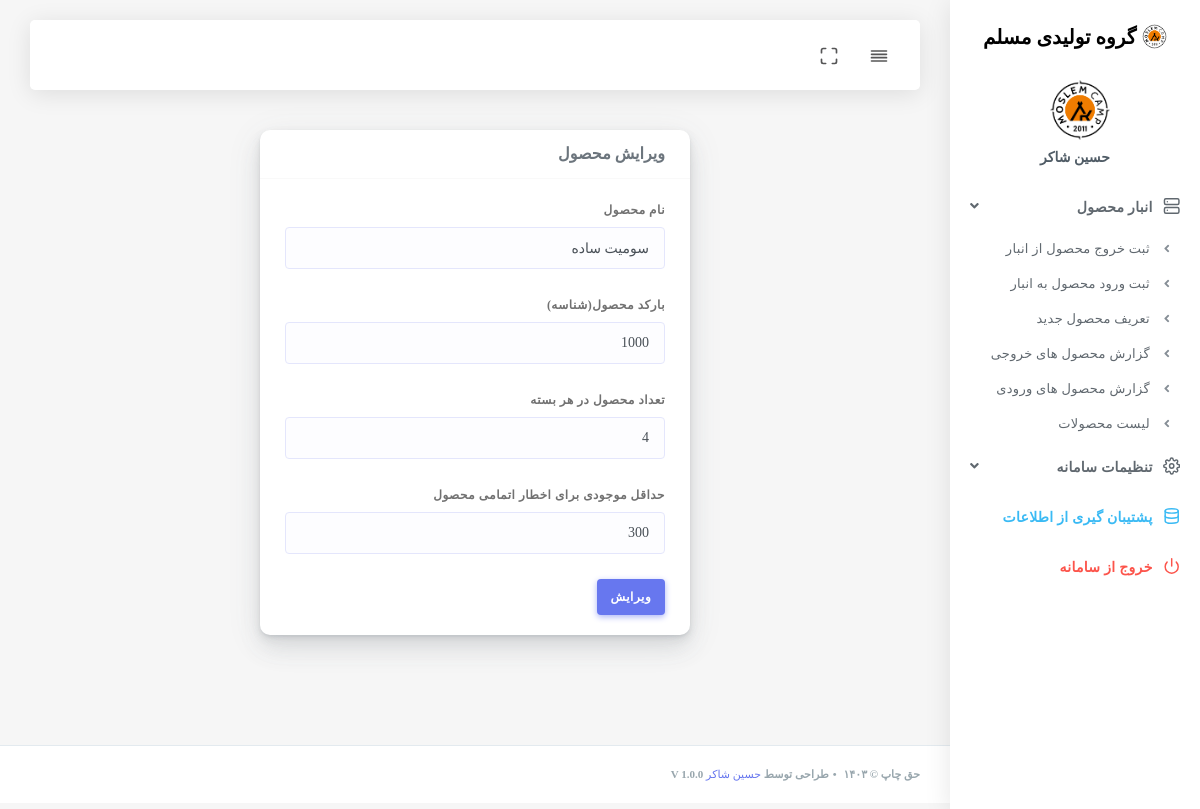
/inc/addons/products/edit-product.php?id=1 (signed in), run on the app's committed database.
### tables this page shows
CREATE TABLE `options` (
  `id` int(11) NOT NULL AUTO_INCREMENT,
  `sitename` text NOT NULL,
  `logo` text NOT NULL,
  PRIMARY KEY (`id`)
);

CREATE TABLE `products` (
  `id` int(11) NOT NULL AUTO_INCREMENT,
  `product_name` text NOT NULL,
  `productqr` int(11) NOT NULL,
  `minStock` int(11) NOT NULL,
  `stock` int(11) NOT NULL,
  `pack` int(11) NOT NULL,
  PRIMARY KEY (`id`)
);

### inc/functions.php (called while the page is built)
<?php
function getColumnValue($connection, $columnName,$tablename) {
    $sql = "SELECT $columnName FROM $tablename";
    $result = mysqli_query($connection, $sql);
    $row = mysqli_fetch_assoc($result);
    return $row[$columnName];
}

### inc/addons/products/edit-product.php (the view, shortened to what this page needs)
<?php
require_once '../../../header.php';
if (isset($_GET['id'])) {
    $product_id = $_GET['id'];
} else {
    header("Location: product_list.php");
    exit();
}
$select_query = "SELECT * FROM products WHERE id = ?";
$select_stmt = $connection->prepare($select_query);
$select_stmt->bind_param("i", $product_id);
$select_stmt->execute();
$result = $select_stmt->get_result();
if ($result->num_rows > 0) {
    $row = $result->fetch_assoc();
    $product_name = $row['product_name'];
    $productqr = $row['productqr'];
    $minStock = $row['minStock'];
    $pack = $row['pack'];
} else {
    header("Location: product_list.php");
    exit();
}
?>
<div class="main-content">
    <div class="row">
        <div class="col-12 col-md-3 col-lg-3"></div>
        <div class="col-12 col-md-6 col-lg-6">
            <form method="post">
                <div class="card">
                    <div class="card-header">
                        <h4>ویرایش محصول</h4>
                    </div>
                    <div class="card-body">
                        <div class="form-group">
                            <label>نام محصول</label>
                            <input type="text" class="form-control" name="product_name" value="<?php echo isset($product_name) ? $product_name : ''; ?>" required>
                        </div>
                        <div class="form-group">
                            <label>بارکد محصول(شناسه)</label>
                            <input type="number" class="form-control" name="productqr" value="<?php echo isset($productqr) ? $productqr : ''; ?>">
                        </div>
                        <div class="form-group">
                        <label>تعداد محصول در هر بسته</label>
                            <input type="number" class="form-control" name="pack" value="<?php echo isset($pack) ? $pack : ''; ?>">
                        </div>
                        <div class="form-group">
                            <label>حداقل موجودی برای اخطار اتمامی محصول</label>
                            <input type="number" class="form-control" name="minStock" value="<?php echo isset($minStock) ? $minStock : ''; ?>" required>
                        </div>
                        <button class="btn btn-primary" name="update">ویرایش</button>
                    </div>
                </div>
            </form>
        </div>
        <div class="col-12 col-md-3 col-lg-3"></div>
    </div>
</div>
<?php require_once '../../../footer.php'; ?>

### menu.php (shortened to what this page needs)
<div class="main-sidebar sidebar-style-2">
    <aside id="sidebar-wrapper">
        <div class="sidebar-brand">
            <a href="<?php echo $base_url; ?>/index.php"> <img alt="تصویر" src="<?php echo $base_url; ?>/assets/img/logo-m.png" class="header-logo"> <span class="logo-name">
                <?php
$columnName = "sitename";
$tablename="options";
$value = getColumnValue($connection, $columnName,$tablename);
echo "$value";
                ?>
            </span>
            </a>
        </div>
        <div class="sidebar-user">
            <div class="sidebar-user-picture">
                <img alt="تصویر" src="<?php echo $base_url; ?>/assets/img/logo-m.png">
            </div>
            <div class="sidebar-user-details">
                <div class="user-name"><?php echo $_SESSION["username"];?></div>
                    <?php
    $accessArray = explode(',', $_SESSION["access"]);
    ?>
            </div>
        </div>
        <ul class="sidebar-menu">
            <?php  if (in_array(6, $accessArray) || in_array(7, $accessArray) || in_array(8, $accessArray) || in_array(9, $accessArray) || in_array(10, $accessArray)) {?>
            <li class="dropdown ">
                <a href="#" class="nav-link has-dropdown"><i data-feather="server"></i><span>انبار محصول</span></a>
                <ul class="dropdown-menu" style="display: block;">
                <?php  } ?>
                <?php if (in_array(6, $accessArray)) {?>
                <li><a class="nav-link" href="<?php echo $base_url; ?>/inc/addons/products/Product-output.php">ثبت خروج محصول از انبار</a></li>
                <?php  } ?>
                <?php if (in_array(7, $accessArray)) {?>
                <li><a class="nav-link" href="<?php echo $base_url; ?>/inc/addons/products/product-input.php">ثبت ورود  محصول به انبار</a></li>
                <?php  } ?>
                <?php if (in_array(8, $accessArray)) {?>
                    <li><a class="nav-link" href="<?php echo $base_url; ?>/inc/addons/products/register-product.php">تعریف محصول جدید</a></li>
                    <?php  } ?>
                    <?php if (in_array(9, $accessArray)) {?>
                    <li><a class="nav-link" href="<?php echo $base_url; ?>/inc/addons/products/form-list-output.php">گزارش محصول های خروجی</a></li>
                    <?php  } ?>
                    <?php if (in_array(10, $accessArray)) {?>
                    <li><a class="nav-link" href="<?php echo $base_url; ?>/inc/addons/products/form-list-input.php">گزارش محصول های ورودی</a></li>
                    <?php  } ?>
                    <?php if (in_array(11, $accessArray)) {?>
                    <li><a class="nav-link" href="<?php echo $base_url; ?>/inc/addons/products/productslist.php"> لیست محصولات </a></li>
                    <?php  } ?>
                    <?php  if (in_array(6, $accessArray) || in_array(7, $accessArray) || in_array(8, $accessArray) || in_array(9, $accessArray) || in_array(10, $accessArray)) {?>
                </ul>
            </li>
            <?php  } ?>
            <?php  if (in_array(20, $accessArray) || in_array(21, $accessArray) || in_array(22, $accessArray)|| in_array(25, $accessArray)|| in_array(26, $accessArray) ) {?>
            <li class="dropdown ">
                <a href="#" class="nav-link has-dropdown"><i data-feather="settings"></i><span>تنظیمات سامانه</span></a>
                <?php  } ?>
                <?php  if (in_array(20, $accessArray) || in_array(21, $accessArray) || in_array(22, $accessArray)|| in_array(25, $accessArray)|| in_array(26, $accessArray) ) {?>
            </li>
            <?php  } ?>
            <?php if (in_array(24, $accessArray)) {?>
            <li><a class="nav-link text-info" href="<?php echo $base_url; ?>/backup.php"><i data-feather="database"></i><span>پشتیبان گیری از اطلاعات</span></a></li>
            <?php  } ?>
            <li><a class="nav-link text-danger" href="<?php echo $base_url; ?>/exit.php"><i data-feather="power"></i><span class="text-danger">خروج از سامانه</span></a></li>
        </ul>
    </aside>
</div>

### data on the page
options: sitename "گروه تولیدی مسلم"
products: product_name "سومیت ساده", productqr "1000", pack "4", minStock "300"

### other printed values
$_SESSION["username"] "حسین شاکر"
